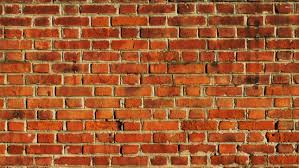
#> input picture cv_api/images/brick.jpeg, 299 x 168 px
$ python cont.py   (Python 2 division)
#> lines starting #> are read from the running program, lines starting #| are printed output that depends on the picture; after the words box and inside, x2 and y2 are one past the last pixel; in counts of white or black regions, pixels touching at a corner belong together; long printed decimals are rounded
import numpy as np
import cv2

image = cv2.imread('images/brick.jpeg',0)
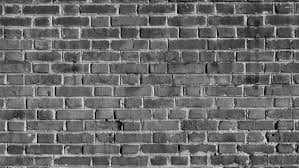
#> image: shape (168, 299); min 0, max 239, mean 106.1

#imgray = cv2.cvtColor(image,cv2.COLOR_BGR2GRAY)
#canny = cv2.Canny(image, 30,150)
ret,thresh = cv2.threshold(image,127,255,0)
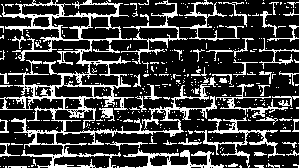
#> thresh: shape (168, 299); 23.2% white in thin lines or dots
c,h = cv2.findContours(thresh,cv2.RETR_TREE,cv2.CHAIN_APPROX_SIMPLE)
#> c = 467 contours, 423 with area under 20; largest, box (x1, y1, x2, y2) and area: (0, 0, 217, 168) 7021, (80, 15, 121, 40) 625, (123, 149, 224, 168) 606, (80, 61, 120, 87) 600, (51, 15, 90, 40) 593; h = 467 rows, first 6: [1, -1, -1, -1], [2, 0, -1, -1], [3, 1, -1, -1], [4, 2, -1, -1], [5, 3, -1, -1], [6, 4, -1, -1]

cv2.drawContours(image, c, -1, (0,255,0), 3)
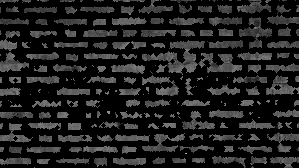
#> image: shape (168, 299); min 0, max 187, mean 30.9
cnt = c[4]
#> cnt = [[104, 166]]

epsilon = 0.1*cv2.arcLength(cnt,True)
#> epsilon = 0
approx = cv2.approxPolyDP(cnt,epsilon,True)
#> approx = [[104, 166]]
hull = cv2.convexHull(cnt)
#> hull = [[104, 166]]

# [12 lines of commented-out code are left out]
area = cv2.contourArea(cnt)
#> area = 0
perimeter = cv2.arcLength(cnt,True)
#> perimeter = 0

cv2.imshow('ferger',image)
cv2.waitKey(0)
cv2.destroyAllWindows()
print 'area'
print   area
#| 0.0
print 'approx'
print   approx
#| [[[104 166]]]
print 'peri'
print   perimeter
#| 0.0

$ run again, with cv_api/images/as.jpeg copied over cv_api/images/brick.jpeg
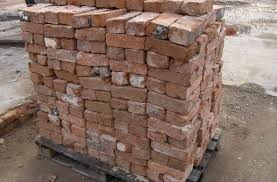
#> input picture cv_api/images/as.jpeg, 277 x 182 px
#> `ret,thresh = cv2.threshold(image,127,255,0)`:
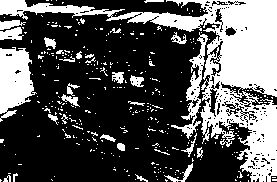
#> thresh: shape (182, 277); 33.1% white; 340 white regions (310 under 20 px)
#> c = 613 contours, 576 with area under 20; largest, box (x1, y1, x2, y2) and area: (0, 0, 277, 182) 11805, (0, 47, 37, 122) 1700, (171, 32, 208, 139) 758, (0, 27, 24, 40) 183, (208, 88, 219, 118) 157; h = 613 rows, first 6: [1, -1, -1, -1], [2, 0, -1, -1], [3, 1, -1, -1], [4, 2, -1, -1], [5, 3, -1, -1], [6, 4, -1, -1]
#> `cv2.drawContours(image, c, -1, (0,255,0), 3)`:
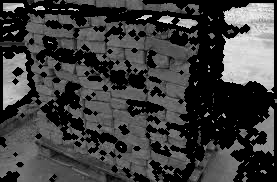
#> image: shape (182, 277); min 0, max 255, mean 63.1
#> cnt = [[165, 179], [165, 180], [166, 181], [167, 180], [166, 180]]
#> epsilon = 0.624
#> approx = [[165, 179], [166, 181], [167, 180]]
#> hull = [[167, 180], [166, 181], [165, 180], [165, 179]]
#> area = 1.5
#> perimeter = 6.24
#| 1.5
#| [[[165 179]]
#|  [[166 181]]
#|  [[167 180]]]
#| 6.243
